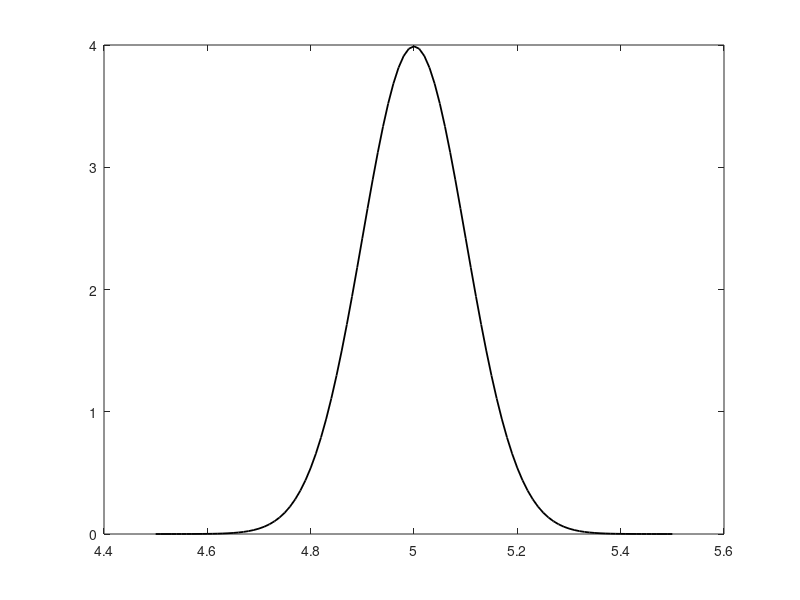

This chart was generated by the following MATLAB code: (Note: this script raises an error after producing the figure.)
clearvars, clc;
mu = 5; sigma = 0.1;
n = 10000;
x_min_max = 0.5;
binSize = 0.1;
edges = mu-x_min_max:binSize:mu+x_min_max;
T = 0.01;
x = min(edges):T:edges(end);
figure(1); clf;
f = (1/sqrt(2*pi*sigma^2))*exp(-0.5*((x-mu)/sigma).^2);
plot(x,f,'color','k','LineWidth',1.3);
hold on;
X = sigma*randn(1,n)+mu;
h = histogram(X, edges, 'normalization','pdf', 'FaceColor',[0.75,0.75,0.75]);
h.Values*n
hold off;
for i=1:length(h.Values)
    % map [1, 10] to [mu-x_min_max+binSize/2, mu+x_min_max-binSize/2]
    x = ((i-1)/(length(h.Values)-1))*((mu+x_min_max-binSize/2)- ...
        (mu-x_min_max+binSize/2))+(mu-x_min_max+binSize/2);
    text(x-binSize/2, h.Values(i)+0.1, num2str(h.Values(i)*n/10));
end
grid on; set(gca, 'gridlinestyle', '--');
xlabel('x', 'fontsize', 14);
ylabel(['Gözlem sayısı (n=', num2str(n),')'], 'fontsize', 14);
% axis([-6, 2, 0, 0.6]);
% set(gca, 'xtick', -5:5);
legend('$$f_X(x)$$', 'MCS','interpreter','latex','fontsize',15);
t = title(['$$\mu$$ = ', num2str(mu), '$$\;\;\sigma$$ = ', num2str(sigma)]);
t.set('interpreter','latex','fontsize',15);